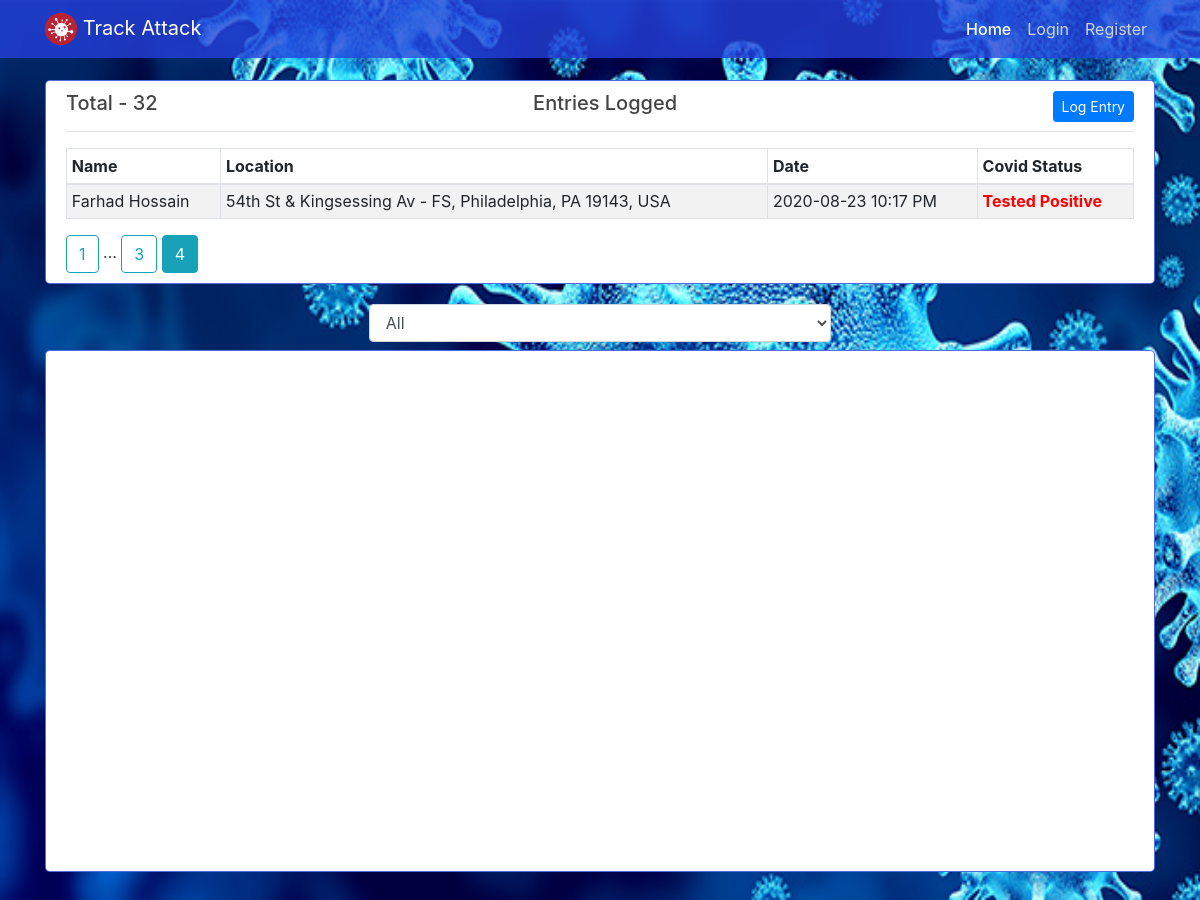
/?page=4, run on the app's committed database.
### app/models.py (models this page shows, shortened)
class Entry(db.Model):
    id = db.Column(db.Integer, primary_key=True)
    full_name = db.Column(db.String(30))
    date_posted = db.Column(db.DateTime, nullable=False, default=datetime.utcnow)
    visited_date_time = db.Column(db.DateTime, nullable=False, default=datetime.utcnow)
    age = db.Column(db.Integer)
    last_visited_location = db.Column(db.String(100))
    last_visited_location_lat = db.Column(db.String(100))
    last_visited_location_long = db.Column(db.String(100))
    covid_status = db.Column(db.Integer, default=0)
    user_id = db.Column(db.Integer, db.ForeignKey('user.id'), nullable=False)

### app/main/routes.py (the view)
@main.route("/")
def home():
    total_entries =  Entry.query.count()
    users = User.query.all()
    page = request.args.get('page', 1, type=int)
    entries = Entry.query.filter(or_(Entry.covid_status == 2, Entry.covid_status == 1)).order_by(Entry.date_posted.desc()).paginate(page=page, per_page=app.config['PAGINATION_PER_PAGE'])
    return render_template("home.html", title="Home", entries=entries, total_entries=total_entries, users=users)

### app/templates/home.html (shortened to what this page needs)
{% extends "layout.html" %}
{% set active_page = 'home_page' %}
{% block content %}
<div class="col-md-12">
    <div class="content-section">
        {% if entries.items|length > 0 %}
        <h5 class="text-center mb-3"><span style="float: left;">Total - {{ total_entries }}</span>Entries Logged
            <span style="float: right;"><a href="{{ url_for('users.log_entry') }}" class="btn btn-primary btn-sm">Log
                    Entry</a></span></h5>
        <hr>
        <table id="tableListCovidUser" class="table table-bordered table-striped table-sm table-hover">
            <thead>
                <tr>
                    <th>Name</th>
                    <th>Location</th>
                    <th>Date</th>
                    <th>Covid Status</th>
                </tr>
            </thead>
            <tbody>
                {% for entry in entries.items %}
                <tr>
                    <td>{{ entry.full_name }}</td>
                    <td>{{ entry.last_visited_location }}</td>
                    <td>{{ entry.visited_date_time.strftime("%Y-%m-%d %I:%M %p") }}</td>
                    <td>{% if entry.covid_status == 2 %}
                        <b style="color: rgb(255, 0, 0);">Tested Positive</b>
                        {% else %}
                        <b style="color: rgb(162, 190, 0);">Have Symptoms</b>
                        {% endif %}</td>
                </tr>
            {% endfor %}
            </tbody>
        </table>
            <div id="paginationDiv">
            {% for page_num in entries.iter_pages(left_edge=1, right_edge=1, left_current=1, right_current=2) %}
                {% if page_num %}
                    {% if  entries.page == page_num %}
                        <a class="btn btn-info" href="{{ url_for('main.home', page=page_num) }}">{{ page_num }}</a>
                    {% else %}
                        <a class="btn btn-outline-info" href="{{ url_for('main.home', page=page_num) }}">{{ page_num }}</a>
                    {% endif %}
                    {% else %}
                    ...
                {% endif %}
            {% endfor %}
            </div>
        {% else %}
        <h5 class="text-center">Oops! Not enough data to show!</h5>
        <div class="text-center">
            <a href="{{ url_for('users.log_entry') }}" class="btn btn-primary">Log Entry Now</a>
        </div>
        {% endif %}
    </div>
</div>
{% endblock content %}
{% block map %}
<div class="col-md-12 mb-2">
    <select class="form-control col-md-5 mx-auto mb-2" id="selectUser">
        <option value="user-0">All</option>
    </select>
    <div class="content-section">
        <div id="map" style="width: 100%; height: 500px"></div>
    </div>
</div>
{% endblock map %}

### app/static/main.css (style rules this page uses)
body { color: #333333; background-image: url("images/Coronavirus.png"); background-repeat: no-repeat; background-attachment: fixed; background-position: center; background-size: 100% 100%; margin-top: 5rem; }
h1, h2, h3, h4, h5, h6 { color: #444444; }
.content-section { background: #ffffff; padding: 10px 20px; border: 1px solid #2540dbc7; border-radius: 5px; margin-bottom: 20px; }

### data on the page
Entry: full_name "Farhad Hossain", last_visited_location "54th St & Kingsessing Av - FS, Philadelphia, PA 19143, USA", visited_date_time "2020-08-23 10:17 PM", covid_status "Tested Positive"

### other printed values
{{ total_entries }} "32"
{{ page_num }} "1" "3"
{{ page_num }} "4"
